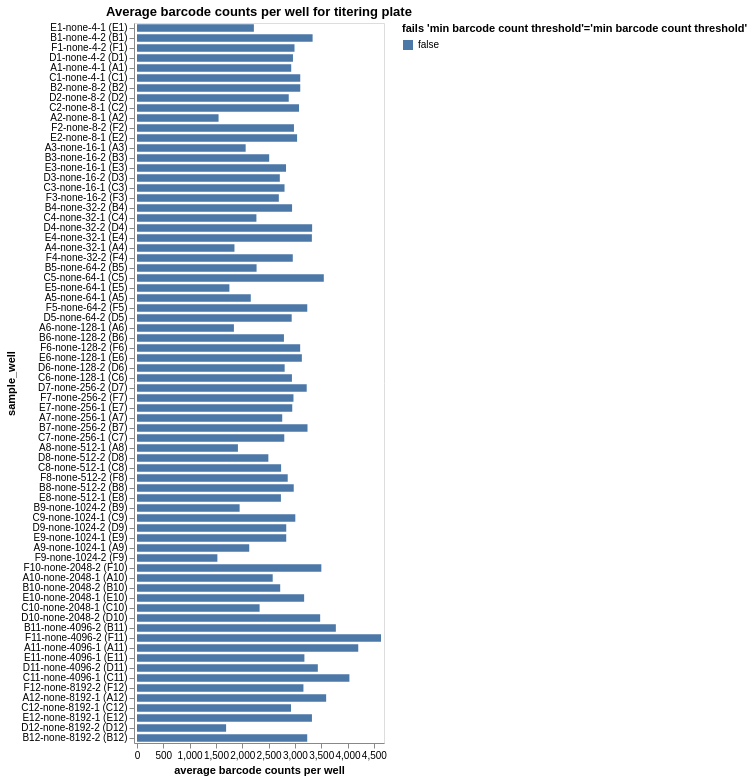

Source (notebook cell):
### Markdown cell above
Plot average counts per barcode.
If a sample has inadequate barcode counts, it may not have good enough statistics for accurate analysis, and a QC-threshold is applied:

### Code cell
avg_barcode_counts = (
    counts.groupby(
        ["well", "sample_well"],
        dropna=False,
        as_index=False,
    )
    .aggregate(avg_count=pd.NamedAgg("count", "mean"))
    .assign(
        fails_qc=lambda x: (
            x["avg_count"] < 500
        ),
    )
)

avg_barcode_counts_chart = (
    alt.Chart(avg_barcode_counts)
    .encode(
        alt.X(
            "avg_count",
            title="average barcode counts per well",
            scale=alt.Scale(nice=False, padding=3),
        ),
        alt.Y("sample_well", sort=sample_wells),
        alt.Color(
            "fails_qc",
            title=f"fails {'min barcode count threshold'=}",
            legend=alt.Legend(titleLimit=500),
        ),
        tooltip=[
            alt.Tooltip(c, format=".3g") if avg_barcode_counts[c].dtype == float else c
            for c in avg_barcode_counts.columns
        ],
    )
    .mark_bar(height={"band": 0.85})
    .properties(
        height=alt.Step(10),
        width=250,
        title=f"Average barcode counts per well for titering plate",
    )
    .configure_axis(grid=False)
)

display(avg_barcode_counts_chart)

# drop wells failing QC
avg_barcode_counts_per_well_drops = list(avg_barcode_counts.query("fails_qc")["well"])

(avg_barcode_counts_chart).save("/fh/fast/bloom_j/computational_notebooks/afarrell/2025/flu_seqneut_with_Ellebedy_lab/non-pipeline_analyses/library_pooling/figures/ave_barcodes_per_well.png")

### Figure 1 — Vega-Lite specification as saved in the notebook (floating-point values rounded to 4 significant figures; data arrays with more than 128 entries replaced by an {"elided": "..."} marker saying what was removed)
{"config": {"view": {"continuousWidth": 300, "continuousHeight": 300}, "axis": {"grid": false}}, "data": {"name": "data-72cc97de99f312f7764ded430d3bcd58"}, "mark": {"type": "bar", "height": {"band": 0.85}}, "encoding": {"color": {"field": "fails_qc", "legend": {"titleLimit": 500}, "title": "fails 'min barcode count threshold'='min barcode count threshold'", "type": "nominal"}, "tooltip": [{"field": "well", "type": "nominal"}, {"field": "sample_well", "type": "nominal"}, {"field": "avg_count", "format": ".3g", "type": "quantitative"}, {"field": "fails_qc", "type": "nominal"}], "x": {"field": "avg_count", "scale": {"nice": false, "padding": 3}, "title": "average barcode counts per well", "type": "quantitative"}, "y": {"field": "sample_well", "sort": {"elided": "288 str values"}, "type": "nominal"}}, "height": {"step": 10}, "title": "Average barcode counts per well for titering plate", "width": 250, "$schema": "https://vega.github.io/schema/vega-lite/v5.16.3.json", "datasets": {"data-72cc97de99f312f7764ded430d3bcd58": [{"well": "A1", "sample_well": "A1-none-4-1 (A1)", "avg_count": 2930.0, "fails_qc": false}, {"well": "A10", "sample_well": "A10-none-2048-1 (A10)", "avg_count": 2578.0, "fails_qc": false}, {"well": "A11", "sample_well": "A11-none-4096-1 (A11)", "avg_count": 4203.0, "fails_qc": false}, {"well": "A12", "sample_well": "A12-none-8192-1 (A12)", "avg_count": 3594.0, "fails_qc": false}, {"well": "A2", "sample_well": "A2-none-8-1 (A2)", "avg_count": 1550.0, "fails_qc": false}, {"well": "A3", "sample_well": "A3-none-16-1 (A3)", "avg_count": 2064.0, "fails_qc": false}, {"well": "A4", "sample_well": "A4-none-32-1 (A4)", "avg_count": 1852.0, "fails_qc": false}, {"well": "A5", "sample_well": "A5-none-64-1 (A5)", "avg_count": 2162.0, "fails_qc": false}, {"well": "A6", "sample_well": "A6-none-128-1 (A6)", "avg_count": 1841.0, "fails_qc": false}, {"well": "A7", "sample_well": "A7-none-256-1 (A7)", "avg_count": 2759.0, "fails_qc": false}, {"well": "A8", "sample_well": "A8-none-512-1 (A8)", "avg_count": 1917.0, "fails_qc": false}, {"well": "A9", "sample_well": "A9-none-1024-1 (A9)", "avg_count": 2132.0, "fails_qc": false}, {"well": "B1", "sample_well": "B1-none-4-2 (B1)", "avg_count": 3336.0, "fails_qc": false}, {"well": "B10", "sample_well": "B10-none-2048-2 (B10)", "avg_count": 2721.0, "fails_qc": false}, {"well": "B11", "sample_well": "B11-none-4096-2 (B11)", "avg_count": 3778.0, "fails_qc": false}, {"well": "B12", "sample_well": "B12-none-8192-2 (B12)", "avg_count": 3234.0, "fails_qc": false}, {"well": "B2", "sample_well": "B2-none-8-2 (B2)", "avg_count": 3102.0, "fails_qc": false}, {"well": "B3", "sample_well": "B3-none-16-2 (B3)", "avg_count": 2511.0, "fails_qc": false}, {"well": "B4", "sample_well": "B4-none-32-2 (B4)", "avg_count": 2946.0, "fails_qc": false}, {"well": "B5", "sample_well": "B5-none-64-2 (B5)", "avg_count": 2272.0, "fails_qc": false}, {"well": "B6", "sample_well": "B6-none-128-2 (B6)", "avg_count": 2792.0, "fails_qc": false}, {"well": "B7", "sample_well": "B7-none-256-2 (B7)", "avg_count": 3240.0, "fails_qc": false}, {"well": "B8", "sample_well": "B8-none-512-2 (B8)", "avg_count": 2978.0, "fails_qc": false}, {"well": "B9", "sample_well": "B9-none-1024-2 (B9)", "avg_count": 1950.0, "fails_qc": false}, {"well": "C1", "sample_well": "C1-none-4-1 (C1)", "avg_count": 3102.0, "fails_qc": false}, {"well": "C10", "sample_well": "C10-none-2048-1 (C10)", "avg_count": 2329.0, "fails_qc": false}, {"well": "C11", "sample_well": "C11-none-4096-1 (C11)", "avg_count": 4035.0, "fails_qc": false}, {"well": "C12", "sample_well": "C12-none-8192-1 (C12)", "avg_count": 2926.0, "fails_qc": false}, {"well": "C2", "sample_well": "C2-none-8-1 (C2)", "avg_count": 3079.0, "fails_qc": false}, {"well": "C3", "sample_well": "C3-none-16-1 (C3)", "avg_count": 2803.0, "fails_qc": false}, {"well": "C4", "sample_well": "C4-none-32-1 (C4)", "avg_count": 2269.0, "fails_qc": false}, {"well": "C5", "sample_well": "C5-none-64-1 (C5)", "avg_count": 3549.0, "fails_qc": false}, {"well": "C6", "sample_well": "C6-none-128-1 (C6)", "avg_count": 2944.0, "fails_qc": false}, {"well": "C7", "sample_well": "C7-none-256-1 (C7)", "avg_count": 2798.0, "fails_qc": false}, {"well": "C8", "sample_well": "C8-none-512-1 (C8)", "avg_count": 2738.0, "fails_qc": false}, {"well": "C9", "sample_well": "C9-none-1024-1 (C9)", "avg_count": 3008.0, "fails_qc": false}, {"well": "D1", "sample_well": "D1-none-4-2 (D1)", "avg_count": 2963.0, "fails_qc": false}, {"well": "D10", "sample_well": "D10-none-2048-2 (D10)", "avg_count": 3480.0, "fails_qc": false}, {"well": "D11", "sample_well": "D11-none-4096-2 (D11)", "avg_count": 3435.0, "fails_qc": false}, {"well": "D12", "sample_well": "D12-none-8192-2 (D12)", "avg_count": 1693.0, "fails_qc": false}, {"well": "D2", "sample_well": "D2-none-8-2 (D2)", "avg_count": 2883.0, "fails_qc": false}, {"well": "D3", "sample_well": "D3-none-16-2 (D3)", "avg_count": 2713.0, "fails_qc": false}, {"well": "D4", "sample_well": "D4-none-32-2 (D4)", "avg_count": 3327.0, "fails_qc": false}, {"well": "D5", "sample_well": "D5-none-64-2 (D5)", "avg_count": 2939.0, "fails_qc": false}, {"well": "D6", "sample_well": "D6-none-128-2 (D6)", "avg_count": 2805.0, "fails_qc": false}, {"well": "D7", "sample_well": "D7-none-256-2 (D7)", "avg_count": 3224.0, "fails_qc": false}, {"well": "D8", "sample_well": "D8-none-512-2 (D8)", "avg_count": 2496.0, "fails_qc": false}, {"well": "D9", "sample_well": "D9-none-1024-2 (D9)", "avg_count": 2835.0, "fails_qc": false}, {"well": "E1", "sample_well": "E1-none-4-1 (E1)", "avg_count": 2221.0, "fails_qc": false}, {"well": "E10", "sample_well": "E10-none-2048-1 (E10)", "avg_count": 3175.0, "fails_qc": false}, {"well": "E11", "sample_well": "E11-none-4096-1 (E11)", "avg_count": 3180.0, "fails_qc": false}, {"well": "E12", "sample_well": "E12-none-8192-1 (E12)", "avg_count": 3324.0, "fails_qc": false}, {"well": "E2", "sample_well": "E2-none-8-1 (E2)", "avg_count": 3042.0, "fails_qc": false}, {"well": "E3", "sample_well": "E3-none-16-1 (E3)", "avg_count": 2832.0, "fails_qc": false}, {"well": "E4", "sample_well": "E4-none-32-1 (E4)", "avg_count": 3322.0, "fails_qc": false}, {"well": "E5", "sample_well": "E5-none-64-1 (E5)", "avg_count": 1755.0, "fails_qc": false}, {"well": "E6", "sample_well": "E6-none-128-1 (E6)", "avg_count": 3132.0, "fails_qc": false}, {"well": "E7", "sample_well": "E7-none-256-1 (E7)", "avg_count": 2949.0, "fails_qc": false}, {"well": "E8", "sample_well": "E8-none-512-1 (E8)", "avg_count": 2734.0, "fails_qc": false}, {"well": "E9", "sample_well": "E9-none-1024-1 (E9)", "avg_count": 2835.0, "fails_qc": false}, {"well": "F1", "sample_well": "F1-none-4-2 (F1)", "avg_count": 2992.0, "fails_qc": false}, {"well": "F10", "sample_well": "F10-none-2048-2 (F10)", "avg_count": 3502.0, "fails_qc": false}, {"well": "F11", "sample_well": "F11-none-4096-2 (F11)", "avg_count": 4636.0, "fails_qc": false}, {"well": "F12", "sample_well": "F12-none-8192-2 (F12)", "avg_count": 3162.0, "fails_qc": false}, {"well": "F2", "sample_well": "F2-none-8-2 (F2)", "avg_count": 2982.0, "fails_qc": false}, {"well": "F3", "sample_well": "F3-none-16-2 (F3)", "avg_count": 2695.0, "fails_qc": false}, {"well": "F4", "sample_well": "F4-none-32-2 (F4)", "avg_count": 2960.0, "fails_qc": false}, {"well": "F5", "sample_well": "F5-none-64-2 (F5)", "avg_count": 3235.0, "fails_qc": false}, {"well": "F6", "sample_well": "F6-none-128-2 (F6)", "avg_count": 3100.0, "fails_qc": false}, {"well": "F7", "sample_well": "F7-none-256-2 (F7)", "avg_count": 2973.0, "fails_qc": false}, {"well": "F8", "sample_well": "F8-none-512-2 (F8)", "avg_count": 2864.0, "fails_qc": false}, {"well": "F9", "sample_well": "F9-none-1024-2 (F9)", "avg_count": 1527.0, "fails_qc": false}]}}
